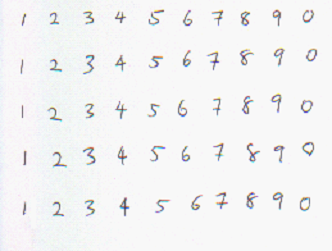
#> input picture src/3.gif, 332 x 251 px
$ python picguesspy.py   (older library calls are emulated)
#> lines starting #> are read from the running program, lines starting #| are printed output that depends on the picture; after the words box and inside, x2 and y2 are one past the last pixel; in counts of white or black regions, pixels touching at a corner belong together
#> further down, im is the input picture: PIL image 332x251 RGBA; mean R, G, B, A 242.6, 242.8, 243.3, 255
#!/usr/bin/env python2
# -*- coding:utf8 -*-

'''
识别手写的数字
'''

import  Image

WHITE = 255
BLACK = 0

def conver_to_bw(im):
    im = im.convert("L")
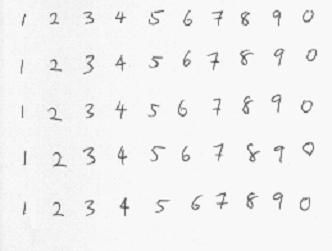
#> im: PIL image 332x251 L; min 73, max 254, mean 242.8
#    im.save('sample_L.bmp')
#    im.show()
    im = im.point(lambda x:WHITE if x>196 else BLACK)
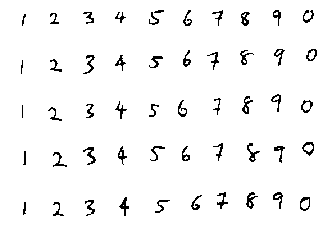
#> im: PIL image 332x251 L; 96.6% white; black in thin lines or dots, all inside (x1, y1, x2, y2) = (21, 10, 317, 216)
    im = im.convert('1')
#    im.save('sample_1.bmp')
#    im.show()
    return im

def split(im):
    assert im.mode == '1'
    result = []
    w,h = im.size
#> w = 332; h = 251
    data = im.load()
    xs = [9,37,70,104,138,170,202,231,261,294,324]
    ys = [0,40,87,134,180,219]

    for i, x in enumerate(xs):
        if i+1 >= len(xs):
            break
        for j, y in enumerate(ys):
            if j+1 >= len(ys): break
            box = (x,y,xs[i+1],ys[j+1])
            t = im.crop(box).copy()
            box = box + ((i+1) % 10,)
            result.append((normalize_32_32(t,'num_%d_%d_%d_%d_%d.bmp' % box),(i+1)%10))
#> this loop made 11 passes
#> pass 1, in normalize_32_32, `im = im.resize((32,32),Image.ANTIALIAS)`:
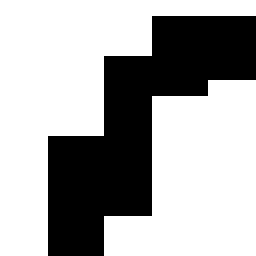
#> im: PIL image 32x32 1 (shown 8 times larger); 66.5% white; 1 black region, box (x1, y1, x2, y2) and area: (6, 2, 32, 32) 343
#> pass 1, in normalize_32_32 (call 2), `im = im.resize((32,32),Image.ANTIALIAS)`:
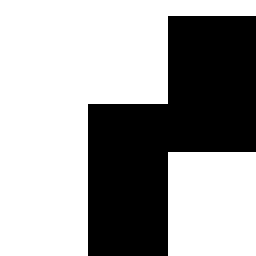
#> im: PIL image 32x32 1 (shown 8 times larger); 63.2% white; 1 black region, box (x1, y1, x2, y2) and area: (11, 2, 32, 32) 377
#> pass 1, in normalize_32_32 (call 3), `im = im.resize((32,32),Image.ANTIALIAS)`:
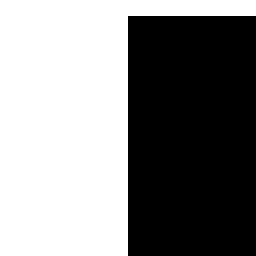
#> im: PIL image 32x32 1 (shown 8 times larger); 53.1% white; 1 black region, box (x1, y1, x2, y2) and area: (16, 2, 32, 32) 480
#> pass 1, in normalize_32_32 (call 4), `im = im.resize((32,32),Image.ANTIALIAS)`:
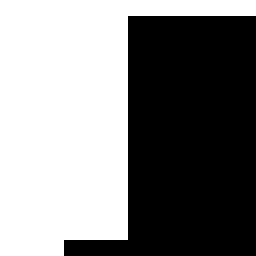
#> im: PIL image 32x32 1 (shown 8 times larger); 51.6% white; 1 black region, box (x1, y1, x2, y2) and area: (8, 2, 32, 32) 496
#> after the loop:
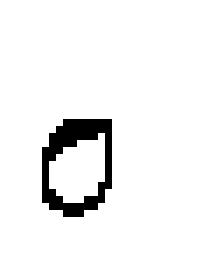
#> t: PIL image 30x39 1 (shown 7 times larger); 94.6% white; black in thin lines or dots, all inside (x1, y1, x2, y2) = (6, 17, 16, 31)
#> after the loop, result = 50 items
#            raise Exception('test')
def normalize_32_32(im,filename):
    '''切割图片'''
    #  需要居中化,并且拓展为32x32像素的图片
    width,height = im.size
    black_point = [(x,y) for x in range(width) \
                    for y in range(height) \
                    if im.getpixel((x,y)) == BLACK]
    x_points,y_points = zip(*black_point)
    min_x,min_y = min(x_points),min(y_points)
    max_x,max_y = max(x_points),max(y_points)
    box = (min_x-1,min_y-1,max_x+1,max_y+1)
    im = im.crop(box)
    im = im.resize((32,32),Image.ANTIALIAS)
#    im.show()
    im.save(filename)
    return im
if __name__ == '__main__':
    im = Image.open('3.gif')
    im = conver_to_bw(im)
    split(im)
